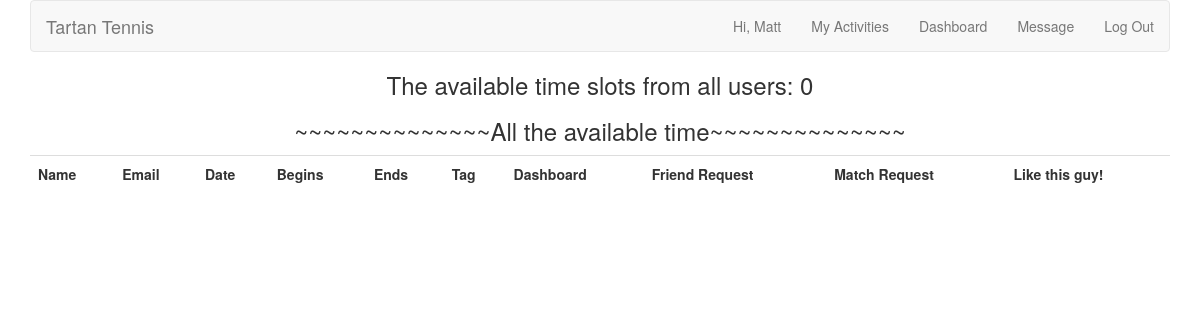
The page /alltime.php (signed in) on the database as committed earlier.
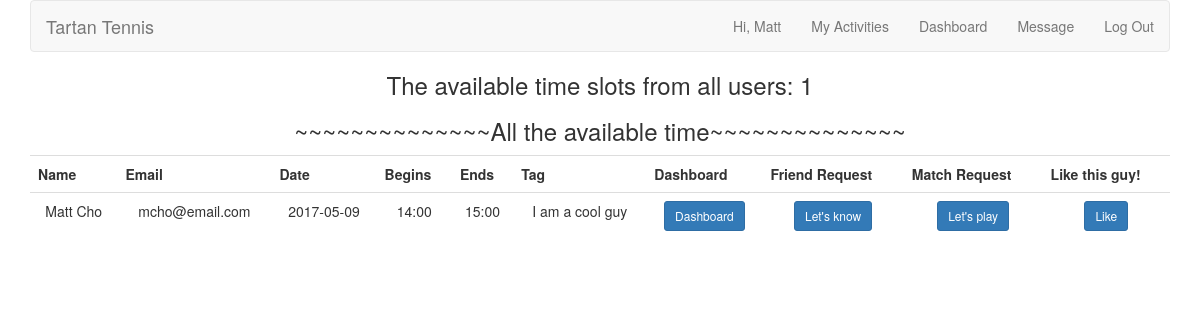
The same page on the database as committed later.
### tables this page shows
CREATE TABLE `times` (
  `time_id` int(11) NOT NULL PRIMARY KEY AUTO_INCREMENT,
  `begins_date` varchar(20) NOT NULL,
  `begins_time` varchar(20) NOT NULL,
  `ends_time` varchar(20) NOT NULL,
  `tag` tinytext NOT NULL,
  `user_id` int(11) NOT NULL,
  `created_at` timestamp NOT NULL DEFAULT CURRENT_TIMESTAMP,
  FULLTEXT (begins_date, begins_time, ends_time, tag)

);

CREATE TABLE `users` (
  `user_id` int(10) UNSIGNED NOT NULL PRIMARY KEY AUTO_INCREMENT,
  `first_name` varchar(20) NOT NULL,
  `last_name` varchar(20) NOT NULL,
  `username` varchar(20) NOT NULL,
  `email` varchar(50) NOT NULL,
  `pass` char(40) NOT NULL,
  `created_at` timestamp NOT NULL DEFAULT CURRENT_TIMESTAMP,
  `updated_at` timestamp NOT NULL DEFAULT CURRENT_TIMESTAMP ON UPDATE CURRENT_TIMESTAMP
);

### alltime.php (the view, shortened to what this page needs)
<?php
include ('includes/header.php');
require('mysqli_connect.php');
if(isset($_COOKIE['user_id']))
{
    $q = "SELECT time_id FROM times ";
    $r = @mysqli_query($dbc, $q);
    $num_times = mysqli_num_rows($r);
    echo '<h3>The available time slots from all users: ' . $num_times . '</h3>';
    echo '<h3>~~~~~~~~~~~~~~All the available time~~~~~~~~~~~~~~</h3>';
    $qt =" SELECT user_id, first_name, last_name, email, begins_date, begins_time, ends_time, tag
                    FROM users INNER JOIN times
                    USING (user_id)
                    WHERE user_id <> '$user_id'
                    ";
    $result = @mysqli_query($dbc, $qt);
    echo '<table class="table">
    <tr>
    <th>Name</th>
    <th>Email</th>
    <th>Date</th>
    <th>Begins</th>
    <th>Ends</th>
    <th>Tag</th>
    <th>Dashboard</th>
     <th>Friend Request</th>
    <th>Match Request</th>
    <th>Like this guy!</th>
    </tr>';
while ($row = mysqli_fetch_array($result)) {
    echo
    '<tr>
    <td>' . $row['first_name'] . ' ' . $row['last_name'] . '</td>
    <td>' . $row['email'] . '</td>
    <td>' . $row['begins_date'] . '</td>
    <td>' . $row['begins_time'] . '</td>
    <td>' . $row['ends_time'] . '</td>
    <td>' . $row['tag'] . '</td>
    <td><a class="btn btn-primary btn-sm"
    a href="dashboard.php?profile_id='
     . $row['user_id'] . '& user='. $_COOKIE['user_id'] . '">Dashboard</a></td>
    <td><a class="btn btn-primary btn-sm" href="friend_request.php?receiver_id='
     . $row['user_id'] . '">Let\'s know</a></td>
    <td><a class="btn btn-primary btn-sm" href="appoinment_request.php?receiver_id='
    . $row['user_id'] . '& begins_date='. $row['begins_date'] . '& begins_time=' . $row['begins_time'] . '& ends_time=' . $row['ends_time'] . '">Let\'s play</a></td>
    <td><a class="btn btn-primary btn-sm" href="like.php?likee_id='
     . $row['user_id'] . '">Like</a></td>
    </tr>';
    }
    echo '</table>';
}
else
{
        echo 'You must be logged to access this page.';
}
?>

### includes/header.php (shortened to what this page needs)
<!DOCTYPE html>
<html>
<head>
	<link rel="stylesheet" href="bower_components/bootstrap/dist/css/bootstrap.min.css">
	<link rel="stylesheet" href="includes/styles.css">
</head>
<body>
<div class="container">
<nav class="navbar navbar-default">
  <div class="container-fluid">
    <div class="navbar-header">
      <a class="navbar-brand" href="index.php">Tartan Tennis</a>
    </div>
    <ul class="nav navbar-nav navbar-right">
<?php
require('mysqli_connect.php');
$q = "SELECT message_id FROM messages WHERE receiver_id={$_COOKIE['user_id']} AND is_read = 0";
$r = @mysqli_query($dbc, $q);
$num = mysqli_num_rows($r);
if (isset($_COOKIE['user_id']) AND isset($_COOKIE['first_name'])) {
	echo "<li><a href='index.php'>Hi, " . $_COOKIE['first_name'] . "</a></li>";
	echo "<li><a href='activities.php'>My Activities</a></li>";
	echo '<li><a href="dashboard.php?profile_id='
							. $_COOKIE['user_id'] . '">Dashboard</a></li> ';
	if($num > 0) {
		echo "<li><a href='message.php'>New Message ($num)</a></li>";
	} else {
		echo "<li><a href='message.php'>Message</a></li>";
	}
	echo "<li><a href='logout.php'>Log Out</a></li>";
} else {
	echo "<li><a href='register.php'>Sign Up</a></li><li><a href='login.php'>Log In</a></li>";
}
?>
    </ul>
  </div>
</nav>

### includes/styles.css (style rules this page uses)
body { text-align: center; }

Rows that differ between the two databases and show on the page:
added times: user.first_name "Matt", user.last_name "Cho", user.email "mcho@email.com", begins_date "2017-05-09", begins_time "14:00", ends_time "15:00", tag "I am a cool guy"
Other text that changed with them:
$num_times: "0" → "1"
